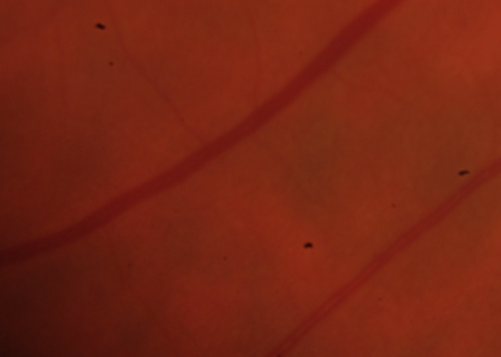
#> input picture prueba2/recorteRGB1.png, 501 x 357 px, found by its file name
$ python det_artefactos.py   (older library calls are emulated)
#> lines starting #> are read from the running program, lines starting #| are printed output that depends on the picture; after the words box and inside, x2 and y2 are one past the last pixel; in counts of white or black regions, pixels touching at a corner belong together
# -*- coding: utf-8 -*-
"""
Proyecto deteccion artefactos
"""


from PIL import Image
from numpy import *
import os
import matplotlib.pyplot as plt
from skimage.feature import match_template
from skimage.feature import peak_local_max
#import numpy as np
import scipy.stats as st

def gkern(kernlen=21, nsig=3):
    """Returns a 2D Gaussian kernel array."""

    interval = (2*nsig+1.)/(kernlen)
    x = linspace(-nsig-interval/2., nsig+interval/2., kernlen+1)
    kern1d = diff(st.norm.cdf(x))
    kernel_raw = sqrt(outer(kern1d, kern1d))
    kernel = kernel_raw/kernel_raw.sum()
    return kernel

# Lectura imagen 1
im1_gray = array(Image.open(os.path.abspath("prueba2\\recorteRGB1.png")).convert('L'))
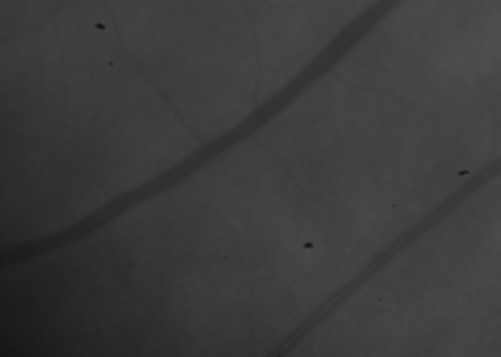
#> im1_gray: shape (357, 501); min 16, max 79, mean 59.6
im1_rgb = array(Image.open(os.path.abspath("prueba2\\recorteRGB1.png")))
#> im1_rgb is the input picture: shape (357, 501, 3); mean R, G, B 119.6, 36.9, 19

# Lectura imagen 2
im2_gray = array(Image.open(os.path.abspath("prueba2\\recorteRGB2.png")).convert('L'))
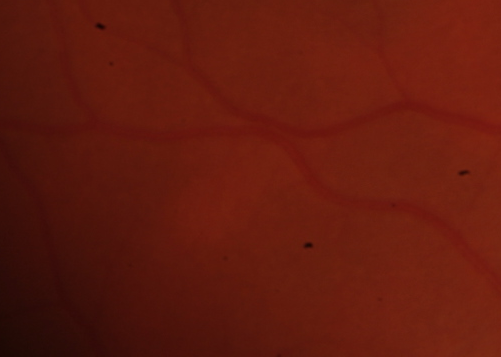
#> input picture prueba2/recorteRGB2.png, 501 x 357 px, found by its file name
im2_rgb = array(Image.open(os.path.abspath("prueba2\\recorteRGB2.png")))
#> im2_rgb is the input picture: shape (357, 501, 3); mean R, G, B 97.9, 26.5, 13.7

# plantilla gaussiana (similar a artefacto)
template = gkern(21,7)
template = template.max() - template
template =  15 * template/template.max()
plt.figure()
gr = cm = plt.get_cmap('gray')
plt.imshow(template,cmap=gr)


# Correlacion cruzada normalizada
ncc1 = match_template(im1_gray, template, pad_input=True)
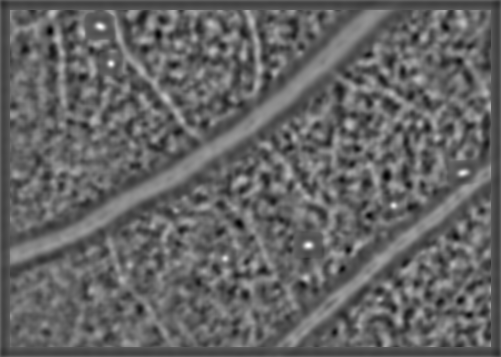
#> ncc1: shape (357, 501) float64; min -0.64, max 0.935, mean -0.02; drawn with min black and max white
ncc2 = match_template(im2_gray, template, pad_input=True)
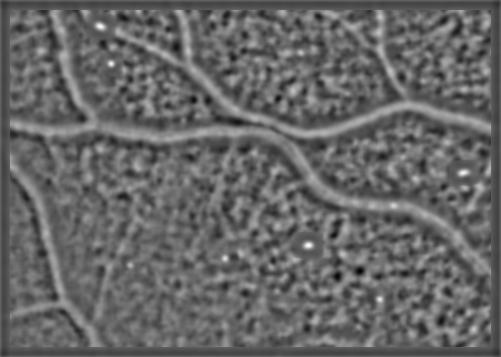
#> ncc2: shape (357, 501) float64; min -0.658, max 0.929, mean -0.0202; drawn with min black and max white

# threshold
th = 0.65
belowth1 = ncc1 < th
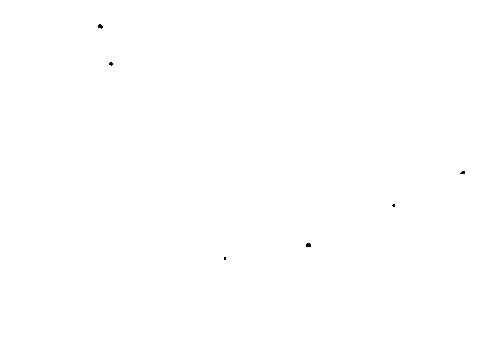
#> belowth1: shape (357, 501) bool; 100% white; black in thin lines or dots, all inside (x1, y1, x2, y2) = (98, 24, 465, 260)
ncc1_th = ncc1
ncc1_th[belowth1] = 0
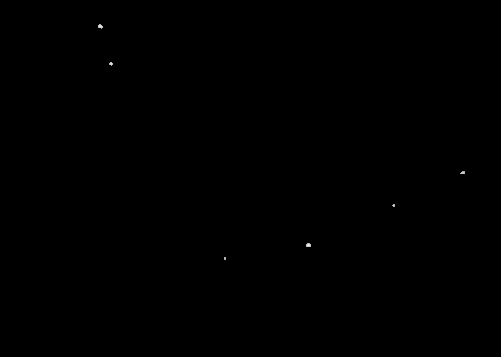
#> ncc1_th: shape (357, 501) float64; min 0, max 0.935, mean 0.000301

belowth2 = ncc2 < th
#> belowth2: shape (357, 501) bool; 100% white; black in thin lines or dots, all inside (x1, y1, x2, y2) = (97, 24, 466, 301)
ncc2_th = ncc2
ncc2_th[belowth2] = 0

# Non-maximum suppression
nms_im1 = peak_local_max(ncc1_th,min_distance=10,indices=False)
#> nms_im1: shape (357, 501) bool; 0% white in thin lines or dots, all inside (x1, y1, x2, y2) = (100, 26, 463, 259)
nms_im2 = peak_local_max(ncc2_th,min_distance=10,indices=False)
#> nms_im2: shape (357, 501) bool; 0% white in thin lines or dots, all inside (x1, y1, x2, y2) = (100, 26, 464, 300)

ind_nms_im1 = peak_local_max(ncc1_th,min_distance=10,indices=True)
#> ind_nms_im1 = [[245, 308], [26, 100], [63, 111], [172, 462], [205, 393], [258, 225]]
ind_nms_im2 = peak_local_max(ncc2_th,min_distance=10,indices=True)
#> ind_nms_im2 = [[245, 308], [26, 100], [172, 463], [63, 111], [299, 379], [258, 225], [205, 393]]

# Detecciones finales: artefactos detectado en ambas imagenes
detecciones = zeros(im1_gray.shape)

max_dist = 20
for i in range(len(ind_nms_im1)):
    for j in range(len(ind_nms_im2)):
        if linalg.norm(ind_nms_im1[i]-ind_nms_im2[j]) <= max_dist:
            detecciones[ind_nms_im1[i,0],ind_nms_im1[i,1]] = 1
#> this loop made 6 passes

ind_detecciones = where(detecciones)
#> ind_detecciones = ([26, 63, 172, 205, 245, 258], [100, 111, 462, 393, 308, 225])

# Marcar detecciones en imagenes de entrada
y_det = ind_detecciones[0]
#> y_det = [26, 63, 172, 205, 245, 258]
x_det = ind_detecciones[1]
#> x_det = [100, 111, 462, 393, 308, 225]

fig_rgb1,ax1 = plt.subplots(1)
ax1.imshow(im1_rgb)
for i in range(len(ind_detecciones[0])):
    rect = plt.Rectangle((x_det[i]-12, y_det[i]-12), 25, 25, edgecolor='b', facecolor='none')
    ax1.add_patch(rect)


fig_rgb2,ax2 = plt.subplots(1)
ax2.imshow(im2_rgb)
for i in range(len(ind_detecciones[0])):
    rect = plt.Rectangle((x_det[i]-12, y_det[i]-12), 25, 25, edgecolor='b', facecolor='none')
    ax2.add_patch(rect)
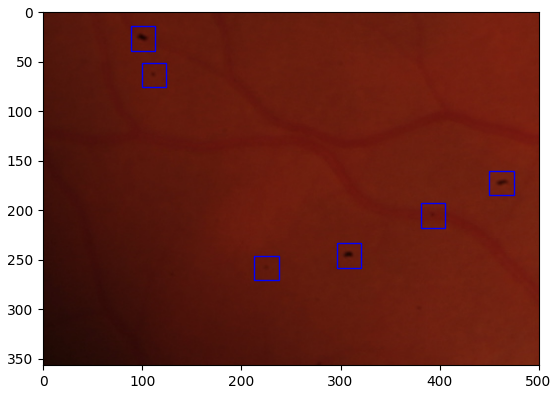
#> figure drawn by matplotlib, 1 panel
